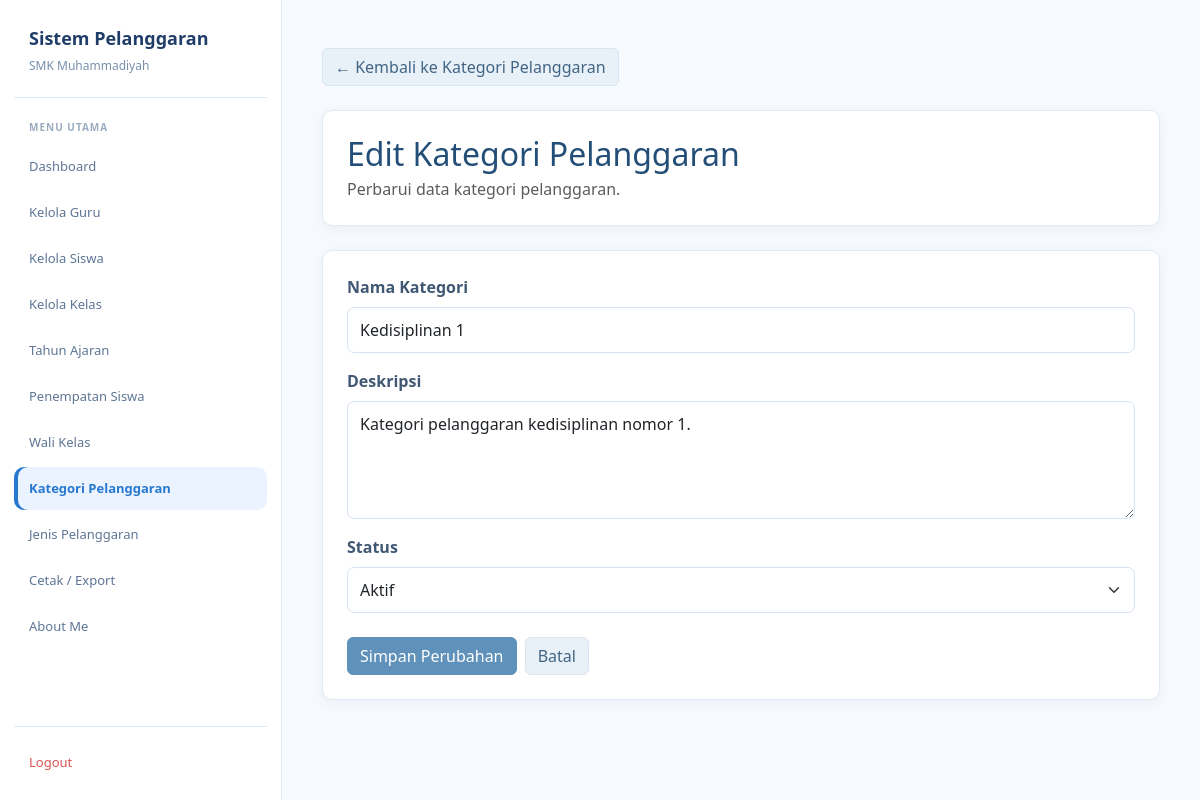
The page /admin/edit_kategori_pelanggaran.php?id=1 (signed in) on the database as committed earlier.
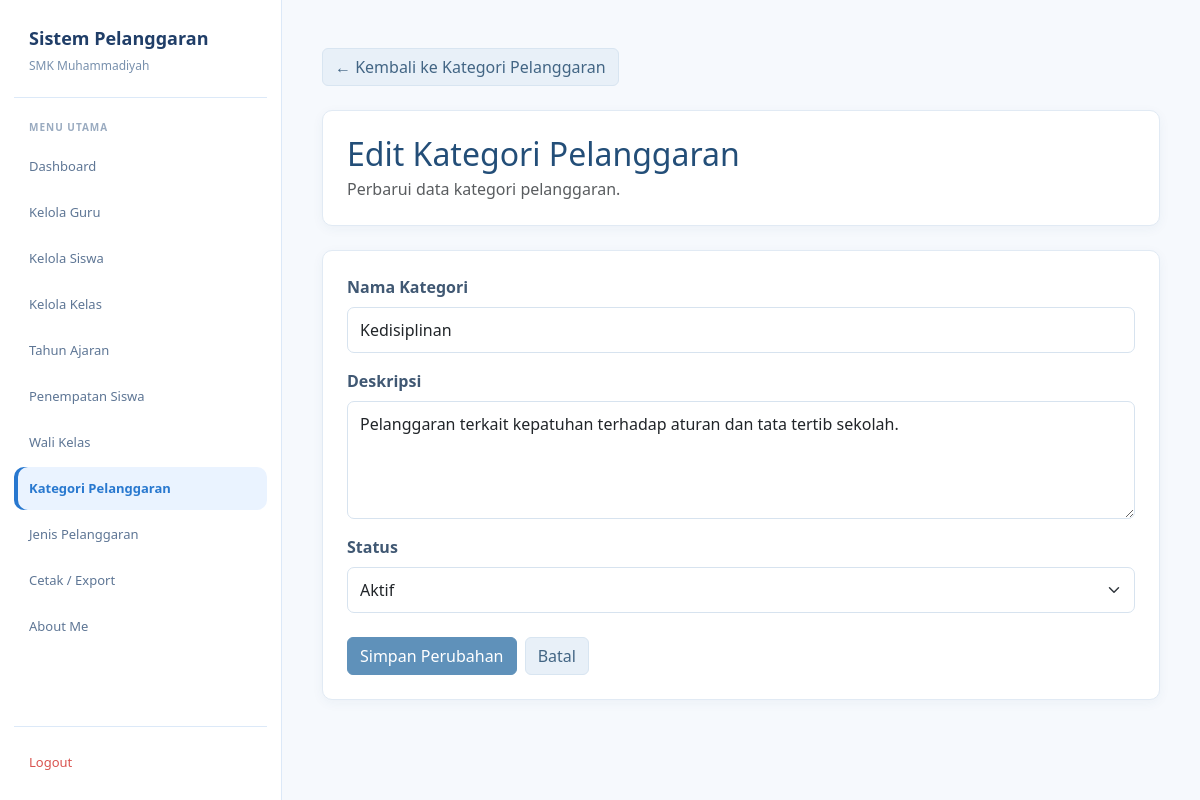
The same page on the database as committed later.
### tables this page shows
CREATE TABLE `t_pelanggaran_kategori` (
  `id` int(11) NOT NULL,
  `nama` varchar(100) NOT NULL,
  `deskripsi` text NOT NULL,
  `status_aktif` tinyint(1) NOT NULL,
  `created_at` timestamp NULL DEFAULT NULL,
  `updated_at` timestamp NULL DEFAULT NULL
);

### admin/edit_kategori_pelanggaran.php (the view, shortened to what this page needs)
<?php
include "../config/koneksi.php";
function e($data) {
    return htmlspecialchars((string)($data ?? ''), ENT_QUOTES, 'UTF-8');
}
$id = (int)$_GET['id'];
$stmt = mysqli_prepare(
    $koneksi,
    "SELECT * FROM t_pelanggaran_kategori WHERE id = ? LIMIT 1"
);
mysqli_stmt_bind_param($stmt, "i", $id);
mysqli_stmt_execute($stmt);
$result = mysqli_stmt_get_result($stmt);
$kategori = mysqli_fetch_assoc($result);
$nama = $kategori['nama'];
$deskripsi = $kategori['deskripsi'];
$status_aktif = (int)$kategori['status_aktif'];
?>
<!DOCTYPE html>
<html lang="id">
<head>
<link href="https://cdn.jsdelivr.net/npm/bootstrap@5.3.8/dist/css/bootstrap.min.css" rel="stylesheet">
</head>
<body>
<aside class="sidebar">
    <div class="brand">
        <div class="brand-title">Sistem Pelanggaran</div>
        <div class="brand-subtitle">SMK Muhammadiyah</div>
    </div>
    <div class="menu-title">Menu Utama</div>
    <nav class="menu">
        <a href="../dashboard.php" class="menu-link">Dashboard</a>
        <a href="guru.php" class="menu-link">Kelola Guru</a>
        <a href="siswa.php" class="menu-link">Kelola Siswa</a>
        <a href="kelas.php" class="menu-link">Kelola Kelas</a>
        <a href="tahun_ajaran.php" class="menu-link">Tahun Ajaran</a>
        <a href="penempatan_siswa.php" class="menu-link">Penempatan Siswa</a>
        <a href="wali_kelas.php" class="menu-link">Wali Kelas</a>
        <a href="kategori_pelanggaran.php" class="menu-link active">Kategori Pelanggaran</a>
        <a href="jenis_pelanggaran.php" class="menu-link">Jenis Pelanggaran</a>
        <a href="cetak_export.php" class="menu-link">Cetak / Export</a>
        <a href="../about.php" class="menu-link">About Me</a>
    </nav>
    <div class="logout">
        <a href="../logout.php" class="menu-link">Logout</a>
    </div>
</aside>
<main class="main">
    <div class="container-fluid py-4">
        <div class="mb-4">
            <a href="kategori_pelanggaran.php" class="btn btn-secondary">
                &larr; Kembali ke Kategori Pelanggaran
            </a>
        </div>
        <div class="card mb-4">
            <div class="card-body">
                <h2 class="judul mb-1">Edit Kategori Pelanggaran</h2>
                <p class="text-muted mb-0">Perbarui data kategori pelanggaran.</p>
            </div>
        </div>
        <div class="card">
            <div class="card-body">
                <form method="POST" action="edit_kategori_pelanggaran.php?id=<?= $id; ?>">
                    <div class="mb-3">
                        <label class="form-label">Nama Kategori</label>
                        <input type="text" name="nama" class="form-control"
                            value="<?= e($nama); ?>" required>
                    </div>
                    <div class="mb-3">
                        <label class="form-label">Deskripsi</label>
                        <textarea name="deskripsi" class="form-control" rows="4"
                            required><?= e($deskripsi); ?></textarea>
                    </div>
                    <div class="mb-4">
                        <label class="form-label">Status</label>
                        <select name="status_aktif" class="form-select" required>
                            <option value="1" <?= $status_aktif === 1 ? 'selected' : ''; ?>>
                                Aktif
                            </option>
                        </select>
                    </div>
                    <button type="submit" name="simpan" class="btn btn-primary">
                        Simpan Perubahan
                    </button>
                    <a href="kategori_pelanggaran.php" class="btn btn-secondary ms-1">
                        Batal
                    </a>
                </form>
            </div>
        </div>
    </div>
</main>
</body>
</html>

Rows that differ between the two databases and show on the page:
changed t_pelanggaran_kategori "Aktif": nama "Kedisiplinan 1" → "Kedisiplinan"; deskripsi "Kategori pelanggaran kedisiplinan nomor 1." → "Pelanggaran terkait kepatuhan terhadap aturan dan tata tertib sekolah."
